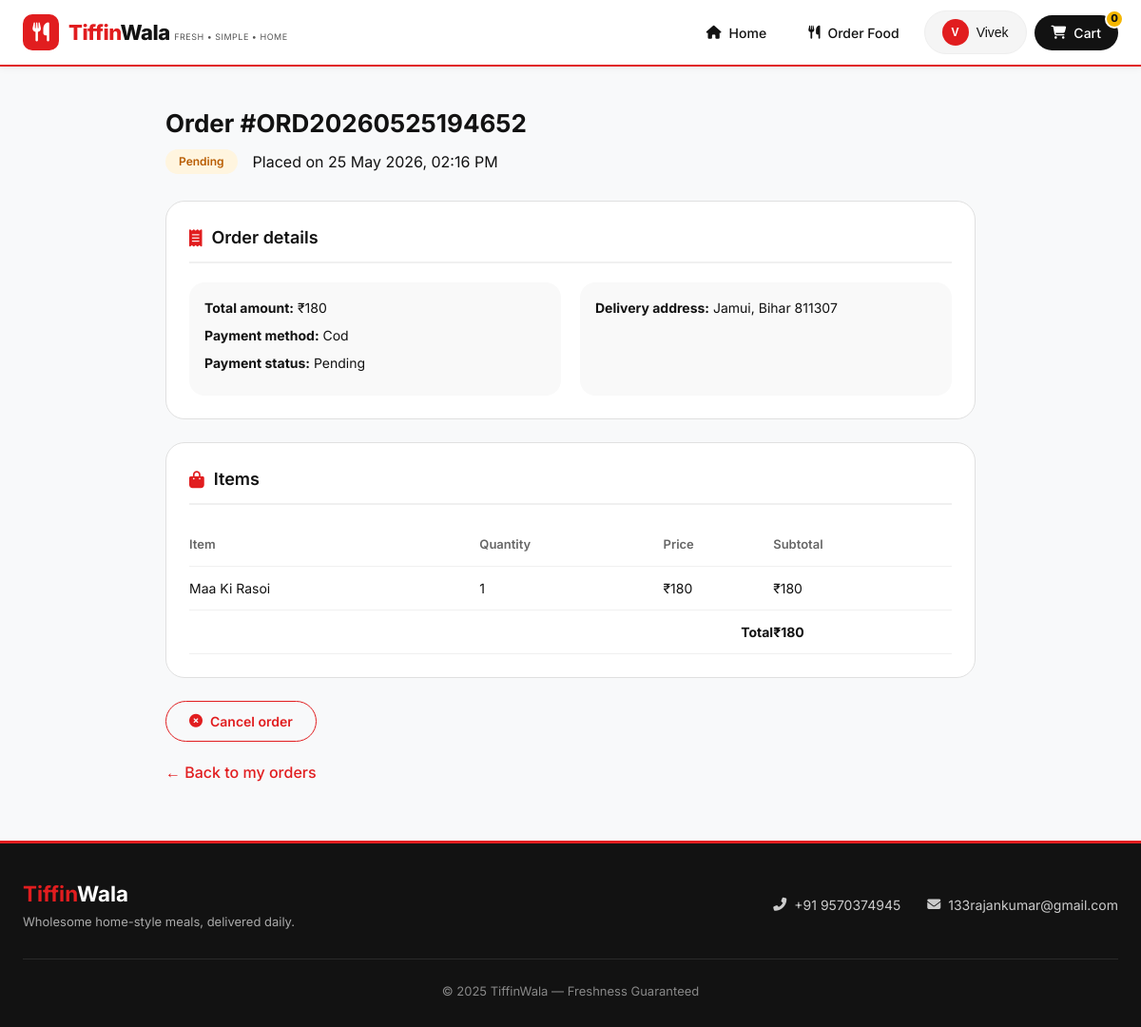
The page /order/1 (signed in) on the database its author committed.
### models.py (models this page shows, shortened)
class User(UserMixin, db.Model):
    __tablename__ = 'users'
    id = db.Column(db.Integer, primary_key=True)
    username = db.Column(db.String(80), unique=True, nullable=False)
    email = db.Column(db.String(120), unique=True, nullable=False)
    phone = db.Column(db.String(20))
    address = db.Column(db.Text)
    password_hash = db.Column(db.String(200), nullable=False)
    created_at = db.Column(db.DateTime, default=datetime.utcnow)
    updated_at = db.Column(db.DateTime, default=datetime.utcnow, onupdate=datetime.utcnow)
    is_active = db.Column(db.Boolean, default=True)
    bio = db.Column(db.Text)
    avatar_url = db.Column(db.String(500))
    location = db.Column(db.String(200))
    is_seller = db.Column(db.Boolean, default=False)
    seller_request = db.Column(db.String(20), default=None)  # 'pending', 'approved', 'rejected' (approved = is_seller=True)
    is_admin = db.Column(db.Boolean, default=False)          # <-- NEW FIELD for admin panel
    followers_count = db.Column(db.Integer, default=0)
    following_count = db.Column(db.Integer, default=0)
    posts_count = db.Column(db.Integer, default=0)
    orders = db.relationship('Order', backref='customer', lazy=True)
    cart = db.relationship('Cart', backref='user', uselist=False, lazy=True)
    reviews = db.relationship('Review', backref='author', lazy=True)
    subscriptions = db.relationship('Subscription', backref='subscriber', lazy=True)
    food_posts = db.relationship('FoodPost', back_populates='user', lazy=True, cascade='all, delete-orphan')
    sent_messages = db.relationship('Message',
                                   foreign_keys='Message.sender_id',
                                   back_populates='sender',
                                   lazy=True)
    received_messages = db.relationship('Message',
                                       foreign_keys='Message.receiver_id',
                                       back_populates='receiver',
                                       lazy=True)
    customer_orders = db.relationship('FoodOrder',
                                     foreign_keys='FoodOrder.customer_id',
                                     back_populates='customer',
                                     lazy=True)
    seller_orders = db.relationship('FoodOrder',
                                   foreign_keys='FoodOrder.seller_id',
                                   back_populates='seller',
                                   lazy=True)
    post_likes = db.relationship('PostLike',
                                back_populates='user',
                                lazy=True,
                                cascade='all, delete-orphan')
    post_comments = db.relationship('Comment',
                                   back_populates='user',
                                   lazy=True,
                                   cascade='all, delete-orphan')
    following_relationships = db.relationship('Follower',
                                             foreign_keys='Follower.follower_id',
                                             back_populates='follower',
                                             lazy='dynamic',
                                             cascade='all, delete-orphan')
    follower_relationships = db.relationship('Follower',
                                            foreign_keys='Follower.followed_id',
                                            back_populates='followed',
                                            lazy='dynamic',
                                            cascade='all, delete-orphan')
    notifications = db.relationship('Notification', backref='user', lazy=True)

class Order(db.Model):
    __tablename__ = 'orders'
    id = db.Column(db.Integer, primary_key=True)
    order_number = db.Column(db.String(50), unique=True, nullable=False)
    user_id = db.Column(db.Integer, db.ForeignKey('users.id'), nullable=False)
    total_amount = db.Column(db.Float, nullable=False)
    delivery_address = db.Column(db.Text, nullable=False)
    delivery_instructions = db.Column(db.Text)
    payment_method = db.Column(db.String(50))
    status = db.Column(db.String(50), default='pending')
    created_at = db.Column(db.DateTime, default=datetime.utcnow)
    updated_at = db.Column(db.DateTime, default=datetime.utcnow, onupdate=datetime.utcnow)
    items = db.relationship('OrderItem', backref='order', lazy=True, cascade='all, delete-orphan')
    payment = db.relationship('Payment', backref='order', uselist=False, lazy=True)

class OrderItem(db.Model):
    __tablename__ = 'order_items'
    id = db.Column(db.Integer, primary_key=True)
    order_id = db.Column(db.Integer, db.ForeignKey('orders.id'), nullable=False)
    tiffin_id = db.Column(db.Integer, db.ForeignKey('tiffin_services.id'), nullable=False)
    quantity = db.Column(db.Integer, nullable=False, default=1)
    price = db.Column(db.Float, nullable=False)
    subtotal = db.Column(db.Float, nullable=False)

class TiffinService(db.Model):
    __tablename__ = 'tiffin_services'
    id = db.Column(db.Integer, primary_key=True)
    name = db.Column(db.String(100), nullable=False)
    description = db.Column(db.Text, nullable=False)
    price = db.Column(db.Float, nullable=False)
    category_id = db.Column(db.Integer, db.ForeignKey('categories.id'), nullable=False)
    image_url = db.Column(db.String(500))
    rating = db.Column(db.Float, default=0.0)
    total_reviews = db.Column(db.Integer, default=0)
    delivery_time = db.Column(db.String(100))
    min_order_days = db.Column(db.Integer, default=1)
    is_veg = db.Column(db.Boolean, default=True)
    is_available = db.Column(db.Boolean, default=True)
    address = db.Column(db.String(200))
    phone = db.Column(db.String(20))
    email = db.Column(db.String(120))
    opening_time = db.Column(db.String(5))
    closing_time = db.Column(db.String(5))
    created_at = db.Column(db.DateTime, default=datetime.utcnow)
    sample_menu = db.Column(db.JSON)
    order_items = db.relationship('OrderItem', backref='tiffin', lazy=True)
    cart_items = db.relationship('CartItem', backref='tiffin', lazy=True)
    reviews = db.relationship('Review', backref='tiffin_service', lazy=True)
    subscriptions = db.relationship('Subscription', backref='tiffin_service', lazy=True)

### app.py (the view)
@app.route('/order/<int:order_id>')
@login_required
def order_detail(order_id):
    order = Order.query.get_or_404(order_id)
    if order.user_id != current_user.id:
        flash('Permission denied.', 'danger')
        return redirect(url_for('index'))
    return render_template('order_detail.html', order=order)

### app.py (called while the page is built)
@login_manager.user_loader
def load_user(user_id):
    return db.session.get(User, int(user_id))

@app.context_processor
def utility_processor():
    return dict(now=datetime.now)

### templates/order_detail.html (shortened to what this page needs)
<!DOCTYPE html>
<html lang="en">
<head>
    <link rel="stylesheet" href="https://cdnjs.cloudflare.com/ajax/libs/font-awesome/6.4.0/css/all.min.css">
</head>
<body>
<nav class="navbar">
    <div class="nav-container">
        <a href="{{ url_for('index') }}" class="logo">
            <div class="logo-icon"><i class="fas fa-utensils"></i></div>
            <div class="logo-text">
                <span class="brand"><span>Tiffin</span>Wala</span>
                <span class="tagline">FRESH • SIMPLE • HOME</span>
            </div>
        </a>
        <ul class="nav-menu" id="navMenu">
            <li><a href="{{ url_for('index') }}" class="nav-link"><i class="fas fa-home"></i><span>Home</span></a></li>
            <li><a href="{{ url_for('tiffins') }}" class="nav-link"><i class="fas fa-utensils"></i><span>Order Food</span></a></li>
            <li id="userMenu">
                {% if current_user.is_authenticated %}
                <div class="dropdown">
                    <button class="nav-link user-nav-link dropdown-toggle" onclick="toggleUserDropdown(event)">
                        <div style="display: flex; align-items: center; gap: 8px;">
                            <div style="width: 28px; height: 28px; background: var(--red); border-radius: 50%; display: flex; align-items: center; justify-content: center; color: white; font-weight: bold; font-size: 12px;">{{ current_user.username[0]|upper }}</div>
                            <span class="user-text">{{ current_user.username.split(' ')[0] }}</span>
                        </div>
                    </button>
                </div>
                {% else %}
                <a href="{{ url_for('login') }}" class="nav-link user-nav-link"><i class="fas fa-user"></i><span class="user-text">Login</span></a>
                {% endif %}
            </li>
            <li>
                <a href="{{ url_for('cart') }}" class="nav-link cart-nav-link"><i class="fas fa-shopping-cart"></i><span class="cart-text">Cart</span><span class="cart-count" id="cartCount">0</span></a>
            </li>
        </ul>
    </div>
</nav>
<div class="details-page">
    <div class="page-header">
        <h1>Order #{{ order.order_number }}</h1>
        <div class="order-meta">
            <span class="status-badge status-{{ order.status }}">{{ order.status|capitalize }}</span>
            <span>Placed on {{ order.created_at.strftime('%d %b %Y, %I:%M %p') }}</span>
        </div>
    </div>
    <div class="card">
        <div class="card-title">
            <i class="fas fa-receipt"></i> Order details
        </div>
        <div class="info-grid">
            <div class="info-item">
                <p><strong>Total amount:</strong> ₹{{ "%.0f"|format(order.total_amount) }}</p>
                <p><strong>Payment method:</strong> {{ order.payment_method|replace('_', ' ')|title if order.payment_method else 'Not specified' }}</p>
                <p><strong>Payment status:</strong>
                    {% if order.payment and order.payment.status == 'completed' %}
                        Paid
                    {% else %}
                        Pending
                    {% endif %}
                </p>
            </div>
            <div class="info-item">
                <p><strong>Delivery address:</strong> {{ order.delivery_address }}</p>
            </div>
        </div>
    </div>
    <div class="card">
        <div class="card-title">
            <i class="fas fa-shopping-bag"></i> Items
        </div>
        <table class="order-items-table">
            <thead>
                <tr><th>Item</th><th>Quantity</th><th>Price</th><th>Subtotal</th></tr>
            </thead>
            <tbody>
                {% for item in order.items %}
                <tr>
                    <td>{{ item.tiffin.name }}</td>
                    <td>{{ item.quantity }}</td>
                    <td>₹{{ "%.0f"|format(item.price) }}</td>
                    <td>₹{{ "%.0f"|format(item.subtotal) }}</td>
                </tr>
                {% endfor %}
                <tr class="total-row">
                    <td colspan="3" style="text-align: right;"><strong>Total</strong></td>
                    <td><strong>₹{{ "%.0f"|format(order.total_amount) }}</strong></td>
                </tr>
            </tbody>
        </table>
    </div>
    {% if order.status == 'pending' %}
    <div class="action-buttons">
        <a href="{{ url_for('cancel_order_page', order_id=order.id) }}" class="btn btn-danger">
            <i class="fas fa-times-circle"></i> Cancel order
        </a>
    </div>
    {% endif %}
    <div class="back-link">
        <a href="{{ url_for('orders') }}">← Back to my orders</a>
    </div>
</div>
<footer class="simple-footer">
    <div class="container">
        <div class="footer-inner">
            <div class="footer-brand">
                <h4><span style="color: var(--red);">Tiffin</span>Wala</h4>
                <p>Wholesome home-style meals, delivered daily.</p>
            </div>
            <div class="footer-contact">
                <a href="tel:+919570374945"><i class="fas fa-phone-alt"></i> +91 9570374945</a>
                <a href="mailto:133rajankumar@gmail.com"><i class="fas fa-envelope"></i> 133rajankumar@gmail.com</a>
            </div>
        </div>
        <div class="copyright">
            &copy; 2025 TiffinWala — Freshness Guaranteed
        </div>
    </div>
</footer>
</body>
</html>

### rows shown on the page
User: username "V", username "Vivek"
Order: order_number "ORD20260525194652", status "Pending", created_at "25 May 2026, 02:16 PM", total_amount "180", payment_method "Cod", delivery_address "Jamui, Bihar 811307"
OrderItem: tiffin.name "Maa Ki Rasoi", quantity "1", price "180", subtotal "180"
